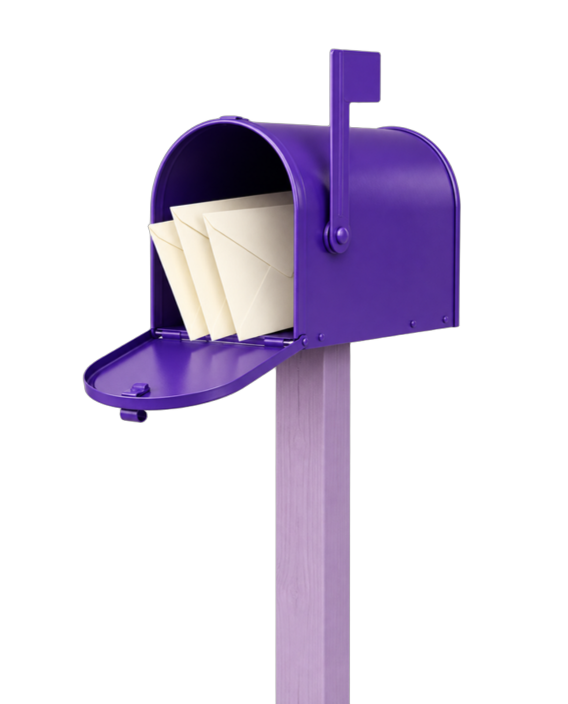
#> input picture Emi/ems-o-que-voce-recebe/projeto/obj/c1.png, 1136 x 1408 px (shown at 1/2 size); its folder holds 4 pictures in this run
$ python tratar.py
#> lines starting #> are read from the running program, lines starting #| are printed output that depends on the picture; after the words box and inside, x2 and y2 are one past the last pixel; in counts of white or black regions, pixels touching at a corner belong together
# Trata os objetos recortados (obj/c*.png: rembg birefnet-general sobre as fotos isoladas de iso/) na paleta da EMS:
# mapa de gradiente pela luminância, alfa preservado, recorte na caixa do objeto e redução para o tamanho de uso.
from PIL import Image, ImageFilter
import numpy as np
H = lambda h: np.array([int(h[i:i+2], 16) for i in (1, 3, 5)], float)
NOITE = [(0, '#2a1433'), (.16, '#3d1c46'), (.40, '#5b216c'), (.60, '#7b4df2'), (.80, '#c0a5c4'), (1, '#fffbde')]
MANT  = [(0, '#2a1433'), (.20, '#3d1c46'), (.44, '#5b216c'), (.62, '#7b4df2'), (.82, '#f2cf7a'), (1, '#fffbde')]
def mapa(g, stops):
    out = np.zeros(g.shape + (3,))
    for (a, ca), (b, cb) in zip(stops, stops[1:]):
        m = (g >= a) & (g <= b); t = ((g - a) / (b - a))[m][:, None]
        out[m] = H(ca) * (1 - t) + H(cb) * t
    return out.astype('uint8')
# objeto, largura final em px, tema, ganho e gama da luminância
for i, larg, tema, ganho, gama in [(1, 712, NOITE, 1.3, .62), (3, 934, NOITE, 1.06, .9), (4, 1080, NOITE, 1.06, .9), (5, 501, NOITE, 1.06, .9), (6, 854, MANT, .9, .9)]:
    im = Image.open(f'obj/c{i}.png'); box = im.getbbox(); im = im.crop(box)
#> further down, im is the input picture: PIL image 1136x1408 RGBA; mean R, G, B, A 33.5, 26.3, 41.7, 66.9
#> after `box = im.getbbox()`: box = (163, 93, 923, 1408)
#> after `im = im.crop(box)`:
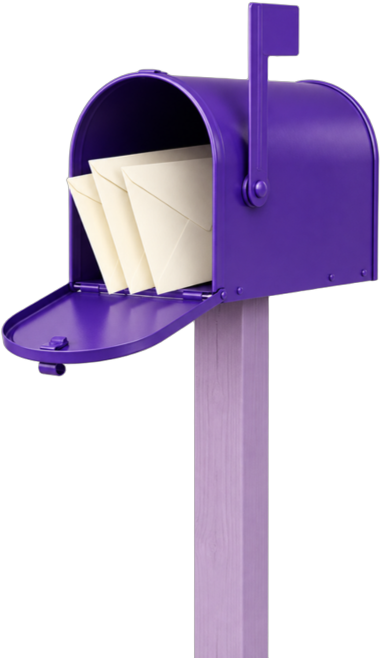
#> im: PIL image 760x1315 RGBA (shown at 1/2 size); mean R, G, B, A 53.7, 42.1, 66.8, 107; transparent parts drawn white
    a = np.asarray(im.getchannel('A'), float) / 255
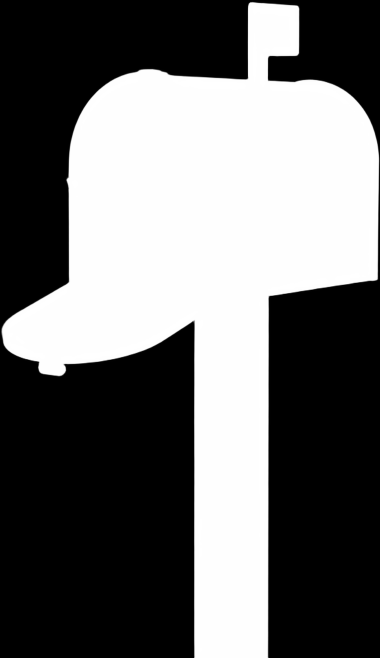
#> a: shape (1315, 760) float64 (shown at 1/2 size); min 0, max 1, mean 0.42
    a = np.clip((a - .5) / .35, 0, 1)                       # borda firme, sem auréola do fundo cinza
    g = np.asarray(im.convert('L'), float) / 255
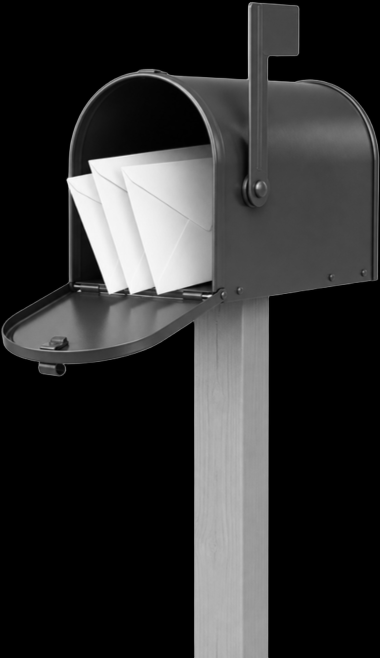
#> g: shape (1315, 760) float64 (shown at 1/2 size); min 0, max 0.996, mean 0.19
    g = np.clip((g - .05) * ganho, 0, 1) ** gama
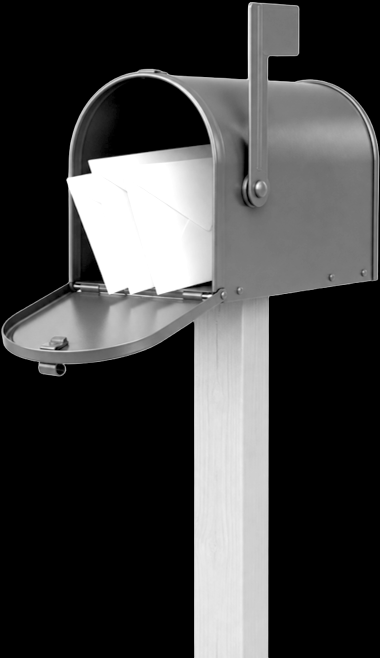
#> g: shape (1315, 760) float64 (shown at 1/2 size); min 0, max 1, mean 0.26
    out = Image.fromarray(mapa(g, tema)).convert('RGBA')
#> the loop in mapa, `for (a, ca), (b, cb) in zip(stops, stops[1:]):` made 5 passes
#> pass 1, in mapa, `m = (g >= a) & (g <= b)`:
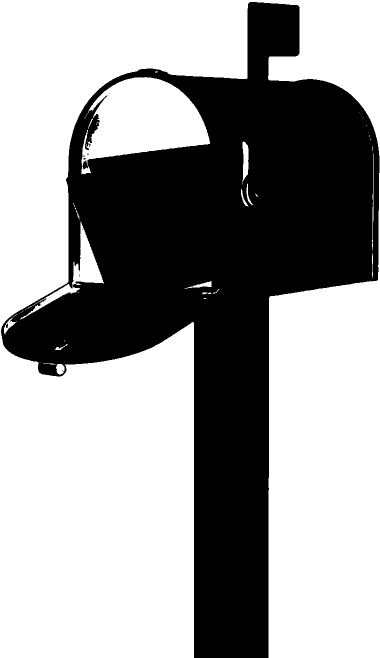
#> m: shape (1315, 760) bool (shown at 1/2 size); 61.2% white; 9 black regions (8 under 20 px), largest, box (x1, y1, x2, y2) and area: (2, 4, 759, 1315) 387748
#> after the loop in mapa, `for (a, ca), (b, cb) in zip(stops, stops[1:]):`:
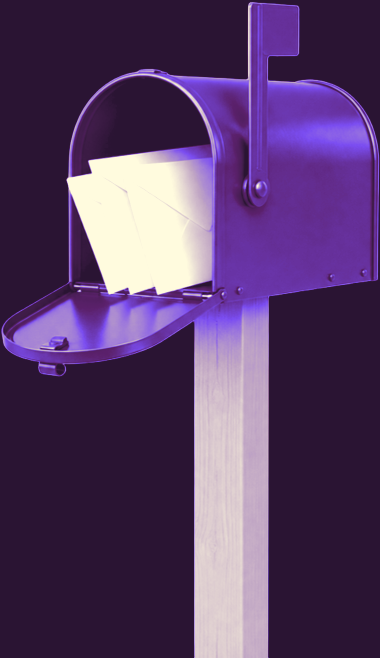
#> out: shape (1315, 760, 3) float64 (shown at 1/2 size); mean of channels 0, 1, 2 87.1, 59.9, 103.1; drawn as R, G, B
#> out: PIL image 760x1315 RGBA
    out.putalpha(Image.fromarray((a * 255).astype('uint8')))
    out = out.resize((larg, round(out.height * larg / out.width)), Image.LANCZOS)
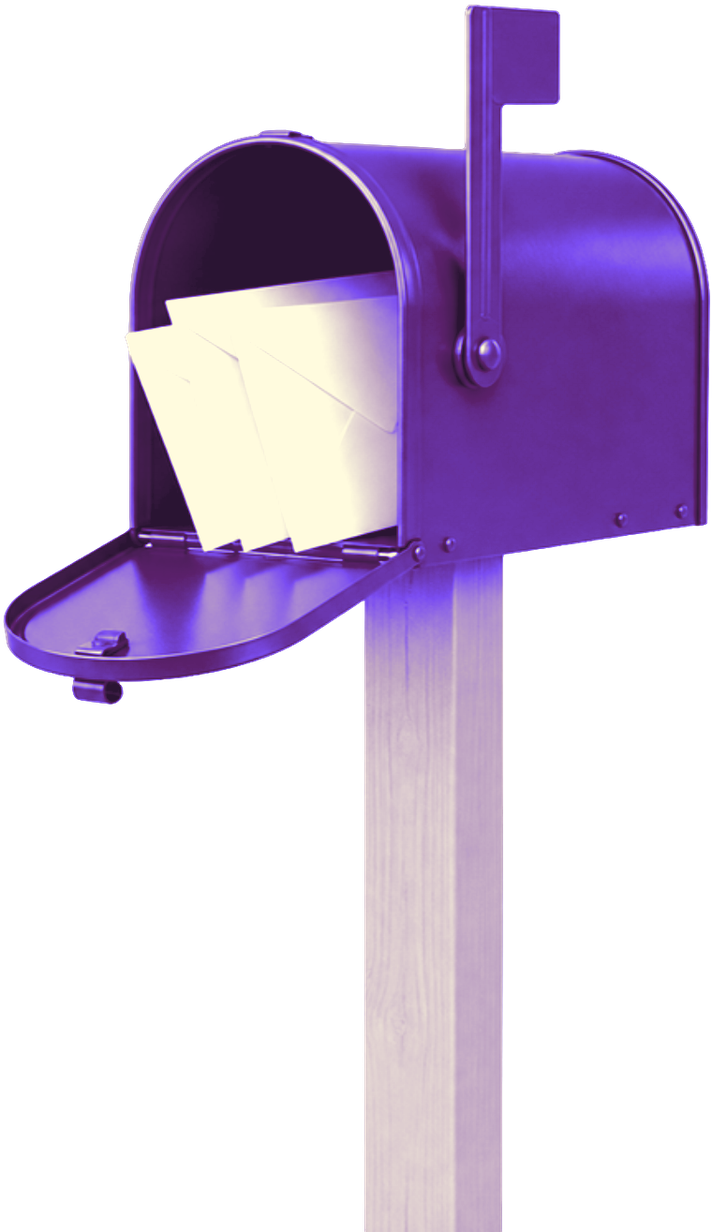
#> out: PIL image 712x1232 RGBA; mean R, G, B, A 63.4, 48.8, 74.3, 107.1; transparent parts drawn white
    out.save(f'obj/o{i}.png'); print(i, box, out.size)
#| 1 (163, 93, 923, 1408) (712, 1232)
#> pass 2 of the loop `for i, larg, tema, ganho, gama in [(1, 712, NOITE, 1.3, .62), (3, 934,..`:
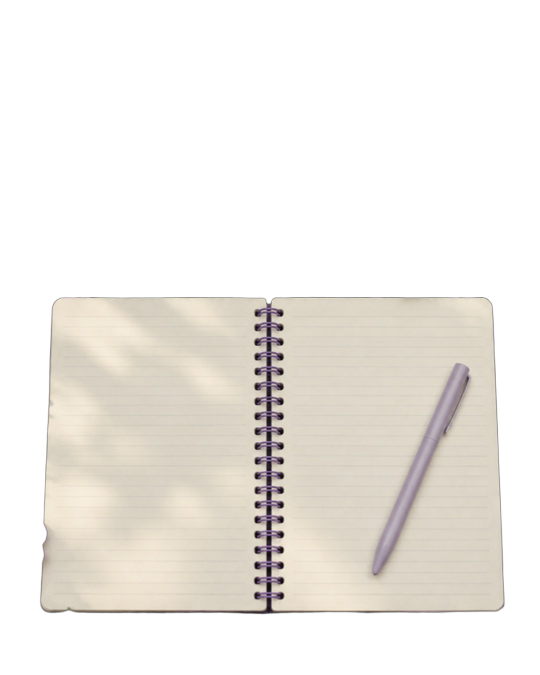
#> input picture Emi/ems-o-que-voce-recebe/projeto/obj/c3.png, 1080 x 1350 px (shown at 1/2 size)
#> im is the input picture: PIL image 1080x1350 RGBA; mean R, G, B, A 83.9, 80.6, 75.4, 99.1
#> box = (78, 590, 1012, 1232)
#> im: PIL image 934x642 RGBA
#> the loop in mapa (call 2), `for (a, ca), (b, cb) in zip(stops, stops[1:]):` made 5 passes
#> pass 1, in mapa (call 2), `m = (g >= a) & (g <= b)`:
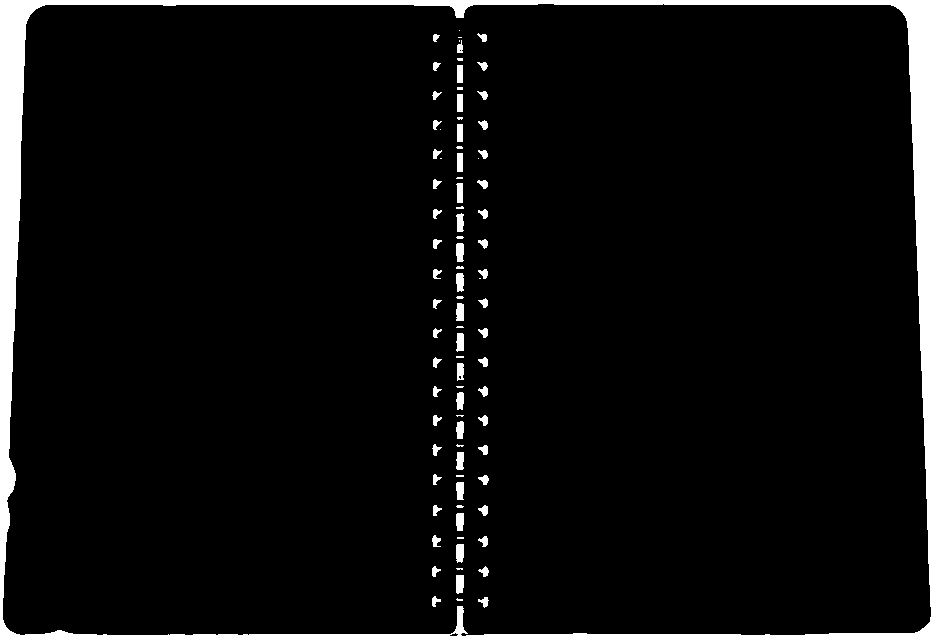
#> m: shape (642, 934) bool; 6.1% white; 86 white regions (23 under 20 px), largest, box (x1, y1, x2, y2) and area: (0, 0, 934, 642) 31703, (456, 575, 464, 594) 141, (456, 544, 464, 563) 139
#> `out.putalpha(Image.fromarray((a * 255).astype('uint8')))`:
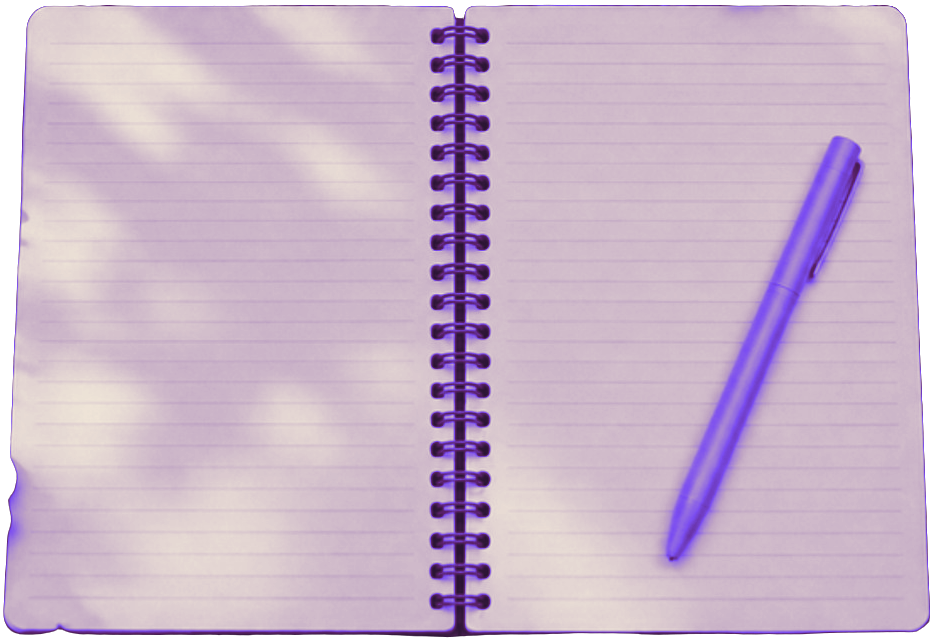
#> out: PIL image 934x642 RGBA; mean R, G, B, A 193.1, 170.7, 192.6, 241.2; transparent parts drawn white
#| 3 (78, 590, 1012, 1232) (934, 642)
#> pass 3 of the loop `for i, larg, tema, ganho, gama in [(1, 712, NOITE, 1.3, .62), (3, 934,..`:
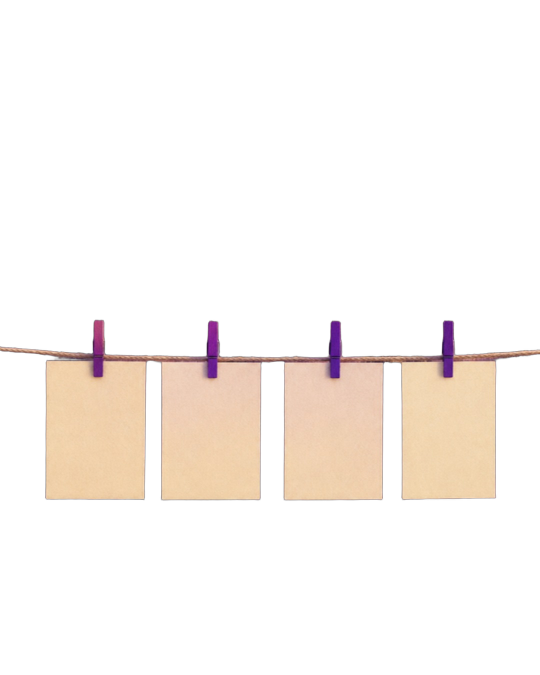
#> input picture Emi/ems-o-que-voce-recebe/projeto/obj/c4.png, 1080 x 1350 px (shown at 1/2 size)
#> im is the input picture: PIL image 1080x1350 RGBA; mean R, G, B, A 36.7, 31.3, 27.2, 40.8
#> box = (0, 636, 1080, 1004)
#> im: PIL image 1080x368 RGBA
#> the loop in mapa (call 3), `for (a, ca), (b, cb) in zip(stops, stops[1:]):` made 5 passes
#> pass 1, in mapa (call 3), `m = (g >= a) & (g <= b)`:
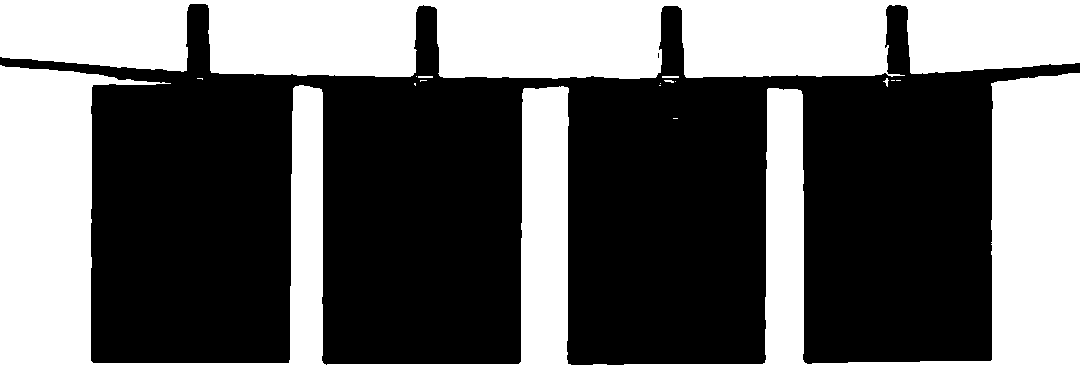
#> m: shape (368, 1080) bool; 40.9% white; 16 white regions (10 under 20 px), largest, box (x1, y1, x2, y2) and area: (0, 65, 1080, 368) 89489, (0, 0, 1080, 79) 73004, (662, 76, 679, 78) 34, (418, 76, 433, 78) 30, (883, 78, 889, 87) 23, (664, 80, 674, 83) 20
#> `out.putalpha(Image.fromarray((a * 255).astype('uint8')))`:
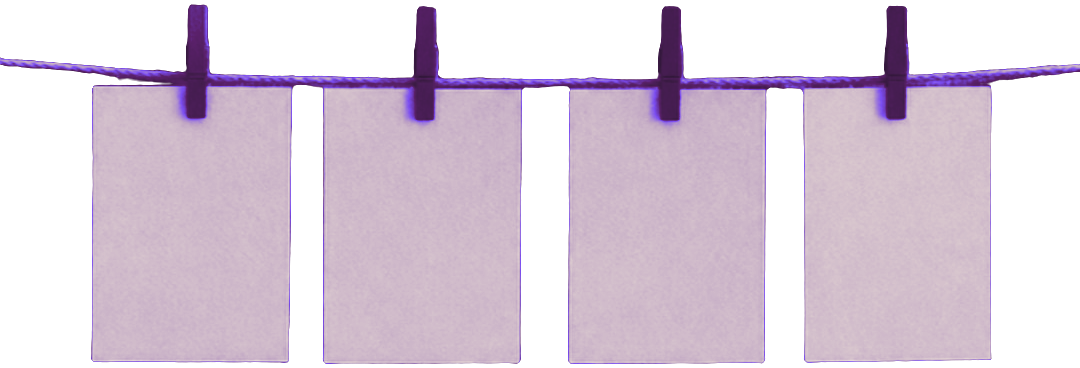
#> out: PIL image 1080x368 RGBA; mean R, G, B, A 132.2, 108.8, 136, 149; transparent parts drawn white
#| 4 (0, 636, 1080, 1004) (1080, 368)
#> (the run stopped early here; a loop or call above may not have finished)
